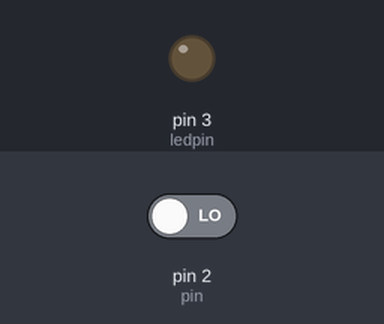
Simulated run of this sketch. Board: Arduino Uno, built with avr-gcc and run on an emulated ATmega328P. On the bench: output pins drawn as LEDs (lit = HIGH). The test bench sets the inputs (shaded band); at power-on: pin 2 (pin) LOW. What the sketch prints to the serial monitor is not drawn.

Above: at 1.2 s.
1.3 s: pin 2 (pin) driven HIGH
At 2.5 s:
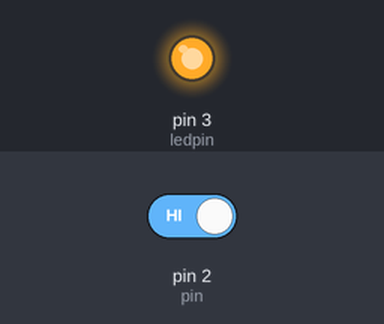
2.8 s: pin 2 (pin) driven LOW
At 3.7 s:
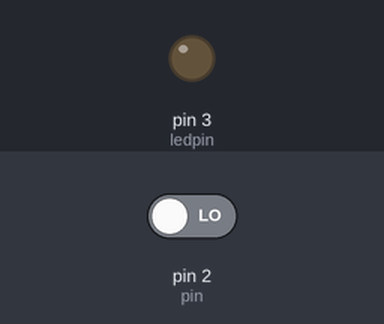
Timing chart, 0 to 5.8 s (numbered marks = the images above; inputs shaded):
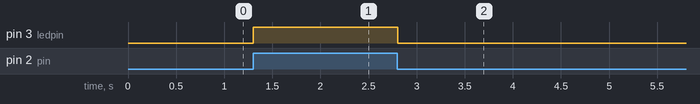

The sketch:

TestApp_09Sept2019.ino
```cpp
// digital read  & write  --
// analog read   & write
//
#define pin 2
#define ledpin 3
int val = 0;


void setup() {
  // put your setup code here, to run once:
  pinMode(pin, INPUT);
  pinMode(ledpin, OUTPUT);

  Serial.begin(9600);

}

void loop() {
  // put your main code here, to run repeatedly:


  val =  digitalRead(pin);

  Serial.print(val);

  digitalWrite(ledpin, val);


}
```

Measured:
- after the input at 1.3 s, pin 3 (ledpin): LOW → HIGH at once
- after the input at 2.8 s, pin 3 (ledpin): HIGH → LOW at once
